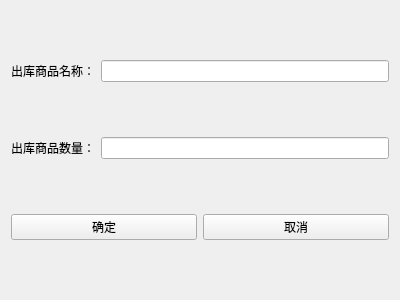
<?xml version="1.0" encoding="UTF-8"?>
<ui version="4.0">
 <class>cangku_out</class>
 <widget class="QWidget" name="cangku_out">
  <property name="geometry">
   <rect>
    <x>0</x>
    <y>0</y>
    <width>400</width>
    <height>300</height>
   </rect>
  </property>
  <property name="windowTitle">
   <string>Form</string>
  </property>
  <layout class="QVBoxLayout" name="verticalLayout">
   <item>
    <layout class="QHBoxLayout" name="horizontalLayout_3">
     <item>
      <widget class="QLabel" name="label">
       <property name="text">
        <string>出库商品名称：</string>
       </property>
      </widget>
     </item>
     <item>
      <widget class="QLineEdit" name="lineEdit_name"/>
     </item>
    </layout>
   </item>
   <item>
    <layout class="QHBoxLayout" name="horizontalLayout_2">
     <item>
      <widget class="QLabel" name="label_2">
       <property name="text">
        <string>出库商品数量：</string>
       </property>
      </widget>
     </item>
     <item>
      <widget class="QLineEdit" name="lineEdit_shuliang"/>
     </item>
    </layout>
   </item>
   <item>
    <layout class="QHBoxLayout" name="horizontalLayout">
     <item>
      <widget class="QPushButton" name="pushButton_ok">
       <property name="text">
        <string>确定</string>
       </property>
      </widget>
     </item>
     <item>
      <widget class="QPushButton" name="pushButton_close">
       <property name="text">
        <string>取消</string>
       </property>
      </widget>
     </item>
    </layout>
   </item>
  </layout>
 </widget>
 <resources/>
 <connections/>
</ui>
